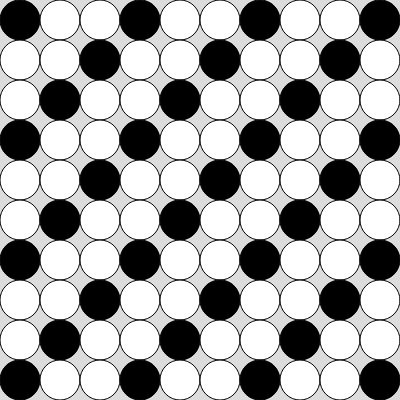
Frame 1 (no input)
Frame 60 (no input): identical to frame 1, image omitted
Frame 120 (the mouse pressed at the canvas centre since frame 60): identical to frame 1, image omitted

The p5.js sketch that drew this single still picture (run headless with seeded random() and noise() and a simulated clock; from frame 60 on, the mouse is pressed at the canvas centre):

// p5.js sketch
// ── sketch.js
let col, x, y, d;

function setup() {
  createCanvas(400, 400);

}

function draw() {
  background(220);

  let gx = -1000; // offscreen
  let gy = -1000; // offscreen
  for (i = 0; i < 10; i++) {
    for (j = 0; j < 10; j++) {

      if ((i + j) % 3 == 0) {
        col = 0;
      } else {
        col = 255;
      }
      x = 20 + i * 40;
      y = 20 + j * 40;
      fill(col);
      circle(x, y, 40);

      d = dist(mouseX, mouseY, x, y);
      if (d <= 20) {
        gx = x;
        gy = y;
      }
    }
  }
  if (mouseIsPressed) {
    fill(255, 0, 0);
    circle(gx, gy, 40);
  }
}
